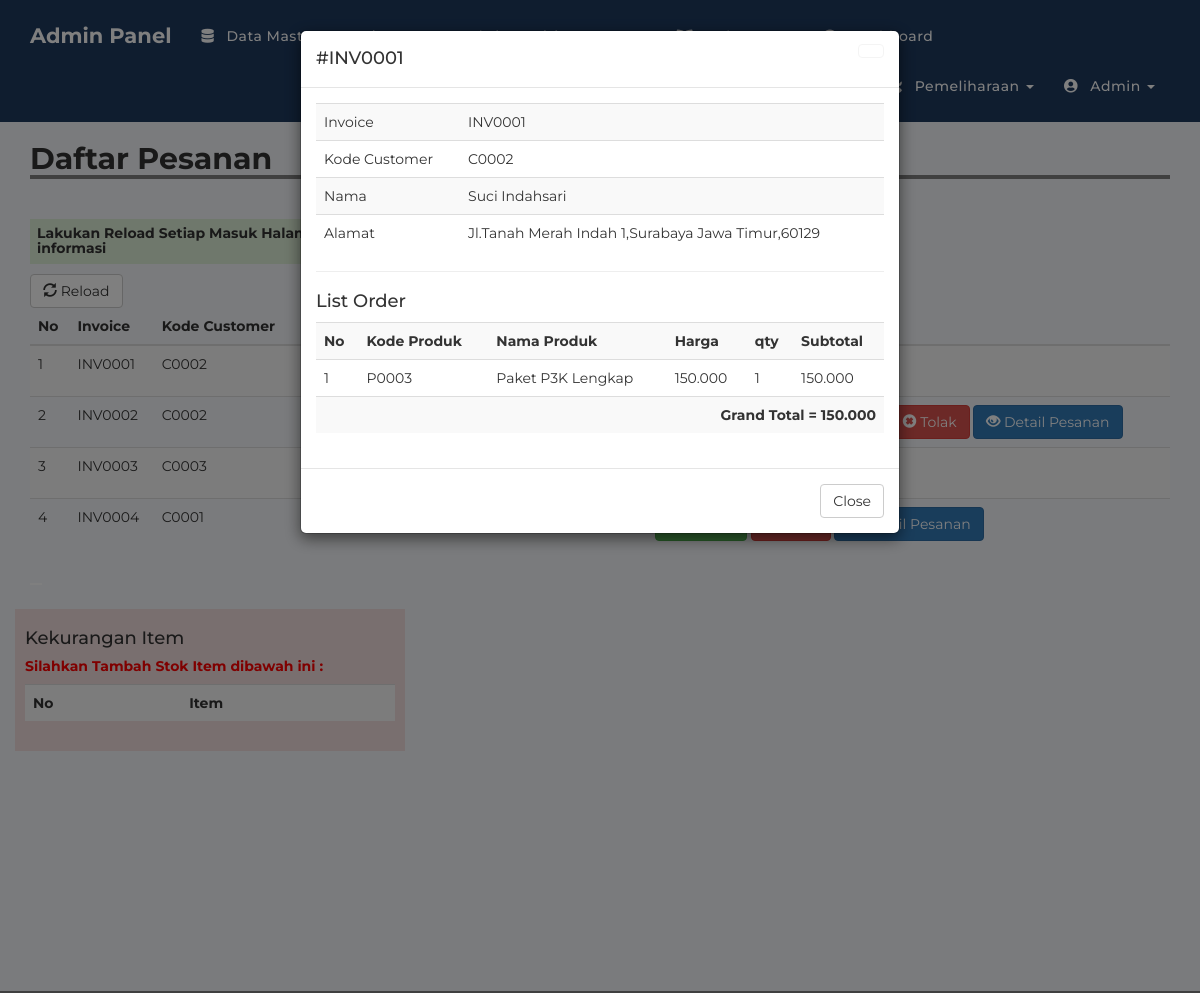
The page /admin/detailorder.php?inv=INV0001 (signed in) on the database its author committed.
### tables this page shows
CREATE TABLE `pesanan` (
  `id_order` int(11) NOT NULL,
  `invoice` varchar(200) NOT NULL,
  `kode_customer` varchar(200) NOT NULL,
  `kode_produk` varchar(200) NOT NULL,
  `nama_produk` varchar(200) NOT NULL,
  `qty` int(11) NOT NULL,
  `harga` int(11) NOT NULL,
  `status` varchar(200) NOT NULL,
  `tanggal` date NOT NULL,
  `provinsi` varchar(200) NOT NULL,
  `kota` varchar(200) NOT NULL,
  `alamat` varchar(200) NOT NULL,
  `kode_pos` varchar(200) NOT NULL,
  `terima` varchar(200) NOT NULL,
  `tolak` varchar(200) NOT NULL,
  `cek` int(11) NOT NULL
);

CREATE TABLE `customer` (
  `kode_customer` varchar(100) NOT NULL,
  `nama` varchar(100) NOT NULL,
  `email` varchar(100) NOT NULL,
  `username` varchar(100) NOT NULL,
  `password` varchar(100) NOT NULL,
  `no_telp` varchar(100) NOT NULL
);

### admin/detailorder.php (the view, shortened to what this page needs)
<?php
include 'header.php';
$invoices = $_GET['inv'];
$d_order = mysqli_query($conn, "SELECT * FROM pesanan WHERE invoice = '$invoices'");
$t_order = mysqli_fetch_assoc($d_order);
$sortage = mysqli_query($conn, "SELECT * FROM pesanan where cek = '1'");
$cek_sor = mysqli_num_rows($sortage);
$cs = mysqli_query($conn, "SELECT * FROM customer WHERE kode_customer = '".$t_order['kode_customer']."'");
$t_cs = mysqli_fetch_assoc($cs);
?>
<div class="container">
	<h2 style=" width: 100%; border-bottom: 4px solid gray"><b>Daftar Pesanan</b></h2>
	<br>
	<h5 class="bg-success" style="padding: 7px; width: 710px; font-weight: bold;"><marquee>Lakukan Reload Setiap Masuk Halaman ini, untuk menghindari terjadinya kesalahan data dan informasi</marquee></h5>
	<a href="pesanan.php" class="btn btn-default"><i class="glyphicon glyphicon-refresh"></i> Reload</a>
	<table class="table table-striped">
		<thead>
			<tr>
				<th scope="col">No</th>
				<th scope="col">Invoice</th>
				<th scope="col">Kode Customer</th>
				<th scope="col">Status</th>
				<th scope="col">Tanggal</th>
				<th scope="col">Action</th>
			</tr>
		</thead>
		<tbody>
			<?php
			$result = mysqli_query($conn, "SELECT DISTINCT invoice, kode_customer, status, kode_produk, qty,terima,tolak, cek FROM pesanan group by invoice");
			$no = 1;
			while($row = mysqli_fetch_assoc($result)){
				?>
				<tr>
					<td><?= $no; ?></td>
					<td><?= $row['invoice']; ?></td>
					<td><?= $row['kode_customer']; ?></td>
					<?php if($row['terima'] == 1){ ?>
						<td style="color: green;font-weight: bold;">Pesanan Diterima (Siap Kirim)
							<?php
						}else if($row['tolak'] == 1){
							?>
							<td style="color: red;font-weight: bold;">Pesanan Ditolak
								<?php
							}
							if($row['terima'] == 0 && $row['tolak'] == 0){
								?>
								<td style="color: orange;font-weight: bold;"><?= $row['status']; ?>
								<?php
							}
									?>
						</td>
						<td>2020/26-01</td>
						<td>
							<?php if( $row['tolak']==0 && $row['cek']==1 && $row['terima']==0){ ?>
								<a href="inventory.php?cek=0" id="rq" class="btn btn-warning"><i class="glyphicon glyphicon-warning-sign"></i> Request Material Shortage</a>
								<a href="proses/tolak.php?inv=<?= $row['invoice']; ?>" class="btn btn-danger" onclick="return confirm('Yakin Ingin Menolak ?')"><i class="glyphicon glyphicon-remove-sign"></i> Tolak</a>
							<?php }else if($row['terima'] == 0 && $row['cek']==0){ ?>
								<a href="proses/terima.php?inv=<?= $row['invoice']; ?>&kdp=<?= $row['kode_produk']; ?>" class="btn btn-success"><i class="glyphicon glyphicon-ok-sign"></i> Terima</a>
								<a href="proses/tolak.php?inv=<?= $row['invoice']; ?>" class="btn btn-danger" onclick="return confirm('Yakin Ingin Menolak ?')"><i class="glyphicon glyphicon-remove-sign"></i> Tolak</a>
							<?php } ?>
							<a href="detailorder.php?inv=<?= $row['invoice']; ?>" type="submit" class="btn btn-primary"><i class="glyphicon glyphicon-eye-open"></i> Detail Pesanan</a>
						</td>
					</tr>
					<?php
					$no++;
				}
				?>
			</tbody>
		</table>
	<button type="hidden" data-toggle="modal" data-target="#myModal" id="btn" style="background-color: #fff; border: #fff;">
	</button>
	<div class="modal fade" id="myModal" tabindex="-1" role="dialog" aria-labelledby="myModalLabel">
		<div class="modal-dialog" role="document">
			<div class="modal-content">
				<div class="modal-header">
					<a href="m_produk.php" class="btn btn-default close"></a>
					<h4 class="modal-title" id="myModalLabel">#<?= $t_order['invoice']; ?></h4>
				</div>
				<div class="modal-body">
					<table class="table table-striped">
						<tr>
							<td>Invoice</td>
							<td><?= $t_order['invoice']; ?></td>
						</tr>
						<tr>
							<td>Kode Customer</td>
							<td><?= $t_order['kode_customer']; ?></td>
						</tr>
						<tr>
							<td>Nama</td>
							<td><?= $t_cs['nama']; ?></td>
						</tr>
						<tr>
							<td>Alamat</td>
							<td><?php echo  $t_order['alamat'].",".$t_order['kota']." ".$t_order['provinsi'].",".$t_order['kode_pos']; ?></td>
						</tr>
					</table>
					<hr>
					<h4>List Order</h4>
					<table class="table table-striped">
						<tr>
							<th>No</th>
							<th>Kode Produk</th>
							<th>Nama Produk</th>
							<th>Harga</th>
							<th>qty</th>
							<th>Subtotal</th>
						</tr>
					<?php
						$order = mysqli_query($conn, "SELECT * FROM pesanan WHERE invoice = '$invoices'");
						$no = 1;
						$grand = 0;
						while ($list = mysqli_fetch_assoc($order)) {
					 ?>
						<tr>
							<td><?= $no;  ?></td>
							<td><?= $list['kode_produk']; ?></td>
							<td><?= $list['nama_produk']; ?></td>
							<td><?= number_format($list['harga'], 0, ".", ".");  ?></td>
							<td><?= $list['qty'];  ?></td>
							<td><?= number_format($list['harga']*$list['qty'], 0, ".", ".");  ?></td>
						</tr>
					<?php
						$sub = $list['harga'] * $list['qty'];
						$grand += $sub;
						$no++;
						}
					 ?>
						<tr>
							<td colspan="6" class="text-right"><b>Grand Total = <?= number_format($grand, 0, ".", ".");  ?></b></td>
						</tr>
					</table>
				</div>
				<div class="modal-footer">
					<a href="pesanan.php" class="btn btn-default">Close</a>
				</div>
			</div>
		</div>
	</div>
		<?php
if($cek_sor > 0){
 ?>
	<br>
	<br>
	<div class="row">
		<div class="col-md-4 bg-danger" style="padding:10px;">
			<h4>Kekurangan Item </h4>
			<h5 style="color: red;font-weight: bold;">Silahkan Tambah Stok Item dibawah ini : </h5>
			<table class="table table-striped">
				<tr>
					<th>No</th>
					<th>Item</th>
				</tr>
			</table>
		</div>
	</div>
<?php
}
 ?>
	</div>
	<br>
	<br>
	<br>
	<br>
	<br>
	<br>
	<br>
	<br>
	<br>
	<br>
	<br>
	<br>
	<?php
	include 'footer.php';
	?>

### admin/header.php (style rules this page uses)
:root { --primary-color: #1e3a5f; --secondary-color: #27ae60; --light-bg: #f5f7fa; --text-dark: #333; --text-light: #fefefe; --shadow-light: rgba(0, 0, 0, 0.1); }
body { font-family: 'Montserrat', sans-serif; color: var(--text-dark); background-color: var(--light-bg); margin: 0; padding: 0; }

### rows shown on the page
pesanan: invoice "INV0001", kode_customer "C0002", alamat "Jl.Tanah Merah Indah 1", kota "Surabaya", provinsi "Jawa Timur", kode_pos "60129", kode_produk "P0003", nama_produk "Paket P3K Lengkap", harga "150.000", qty "1", $list['harga']*$list['qty'] "150.000"
customer: nama "Suci Indahsari"

### other values the page prints
$row['invoice'] "INV0001"
$row['kode_customer'] "C0002"
$row['invoice'] "INV0002"
$row['invoice'] "INV0003"
$row['kode_customer'] "C0003"
$row['invoice'] "INV0004"
$row['kode_customer'] "C0001"
$grand "150.000"
